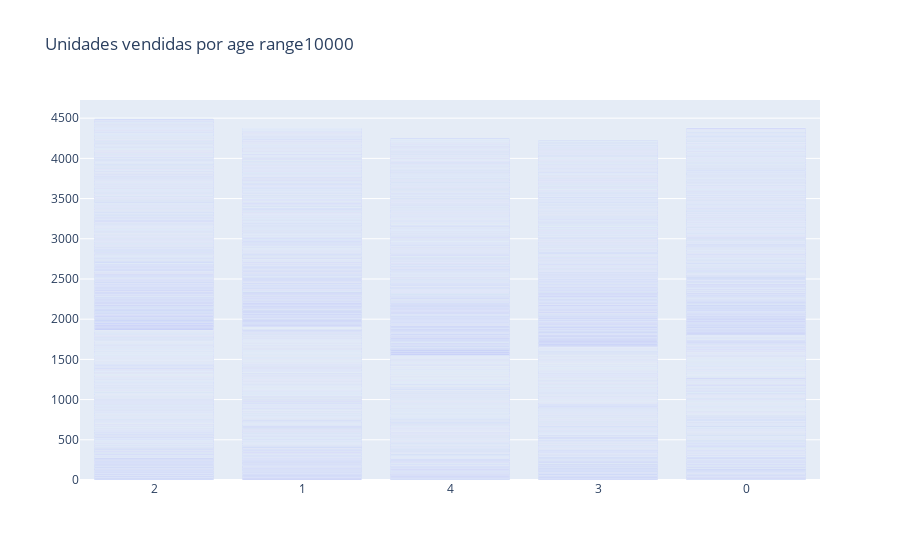

Notebook code cell kept with this figure:
### Code cell
plot_data = [
    go.Bar(
        x=df['age_range'],
        y=df['unidades_vendidas_total'],
    )
]

plot_layout = go.Layout(
        xaxis={"type": "category"},
        title='Unidades vendidas por age range10000'
    )
colors = ['red']
plt.figure(figsize=(8,8))
fig = go.Figure(data=plot_data, layout=plot_layout)
fig.write_html('fig512.html')
pyoff.iplot(fig)

### Figure 1 — Plotly figure (JSON) as saved in the notebook; plotly's stock layout.template omitted (floating-point values rounded to 4 significant figures; data arrays with more than 128 entries replaced by an {"elided": "..."} marker saying what was removed)
{"data": [{"type": "bar", "x": {"elided": "9972 int values"}, "y": {"elided": "9972 float values"}}], "layout": {"title": {"text": "Unidades vendidas por age range10000"}, "xaxis": {"type": "category"}}}
